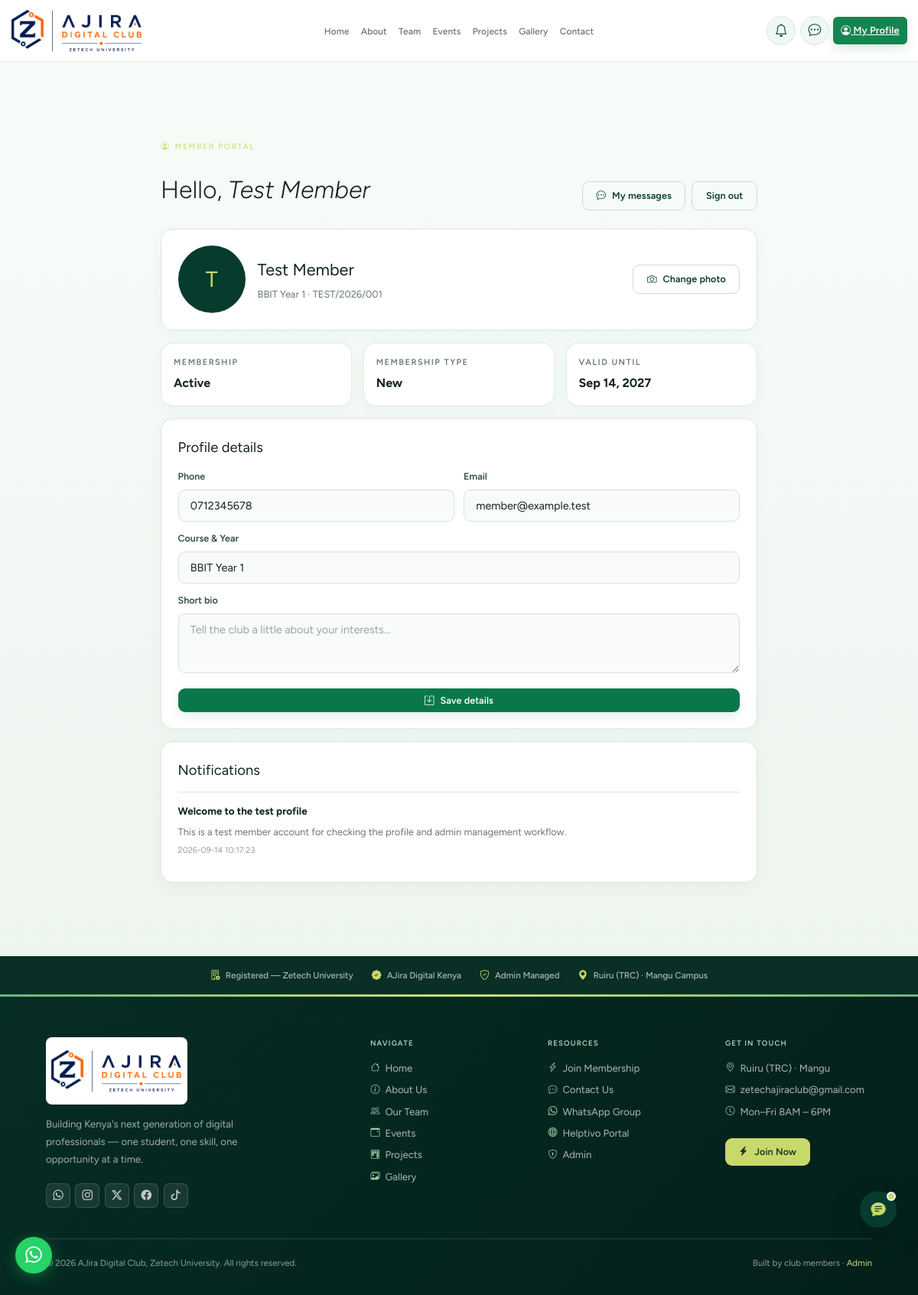
Screenshot of /member_profile.php (signed in) with the database file from the repository.
### tables this page shows
CREATE TABLE IF NOT EXISTS members(id INT UNSIGNED AUTO_INCREMENT PRIMARY KEY,full_name VARCHAR(150) NOT NULL,reg_number VARCHAR(60) NOT NULL,phone VARCHAR(20) NOT NULL,email VARCHAR(150) NOT NULL,password_hash VARCHAR(255) DEFAULT NULL,profile_image VARCHAR(255) DEFAULT NULL,bio VARCHAR(500) DEFAULT NULL,course_year VARCHAR(120) NOT NULL,member_type ENUM('new','renewal') DEFAULT 'new',is_active TINYINT(1) DEFAULT 0,payment_method ENUM('till','paybill','other') DEFAULT 'till',payment_ref VARCHAR(80) DEFAULT NULL,payment_status ENUM('not_submitted','submitted','verified','rejected') NOT NULL DEFAULT 'not_submitted',payment_proof VARCHAR(255) DEFAULT NULL,payment_amount DECIMAL(10,2) DEFAULT NULL,payment_submitted_at DATETIME DEFAULT NULL,reviewed_at DATETIME DEFAULT NULL,registered_at TIMESTAMP DEFAULT CURRENT_TIMESTAMP,activated_at TIMESTAMP NULL DEFAULT NULL,expires_at DATETIME DEFAULT NULL,deactivated_at DATETIME DEFAULT NULL,deactivation_reason VARCHAR(255) DEFAULT NULL,UNIQUE KEY uq_reg(reg_number),INDEX idx_active(is_active),INDEX idx_expiry(expires_at));

CREATE TABLE IF NOT EXISTS member_notifications(id INT UNSIGNED AUTO_INCREMENT PRIMARY KEY,member_id INT UNSIGNED NOT NULL,title VARCHAR(160) NOT NULL,message TEXT NOT NULL,is_read TINYINT(1) NOT NULL DEFAULT 0,created_at TIMESTAMP DEFAULT CURRENT_TIMESTAMP,INDEX idx_member_notifications(member_id,is_read,created_at),CONSTRAINT fk_member_notifications_member FOREIGN KEY(member_id) REFERENCES members(id) ON DELETE CASCADE);

### config/bootstrap.php (called while the page is built, shortened)
<?php
function db():PDO{
  static $p=null; if($p) return $p;
  $dsn=sprintf('mysql:host=%s;port=%s;dbname=%s;charset=utf8mb4',$_ENV['DB_HOST']??'localhost',$_ENV['DB_PORT']??'3306',$_ENV['DB_NAME']??'ajira_v4');
  try{ $p=new PDO($dsn,$_ENV['DB_USER']??'root',$_ENV['DB_PASS']??'',[PDO::ATTR_ERRMODE=>PDO::ERRMODE_EXCEPTION,PDO::ATTR_DEFAULT_FETCH_MODE=>PDO::FETCH_ASSOC,PDO::ATTR_EMULATE_PREPARES=>false]); }
  catch(PDOException $e){ error_log('DB:'.$e->getMessage()); http_response_code(500); die('<p style="font-family:sans-serif;padding:2rem;color:#991B1B">Database connection failed. Check .env file.</p>'); }
  return $p;
}
function e(string $s):string{return htmlspecialchars($s,ENT_QUOTES|ENT_SUBSTITUTE,'UTF-8');}
function isMember():bool{return !empty($_SESSION['member_id']);}

### member_profile.php (the view, shortened to what this page needs)
<?php
require_once __DIR__.'/config/bootstrap.php';
$id=(int)$_SESSION['member_id']; $errors=[]; $notice='';
$s=db()->prepare('SELECT * FROM members WHERE id=? LIMIT 1'); $s->execute([$id]); $member=$s->fetch();
$expired=$member['is_active']&&!empty($member['expires_at'])&&strtotime($member['expires_at'])<time(); $memberStatus=$expired?'Expired':($member['is_active']?'Active':'Pending review');
$ns=db()->prepare('SELECT * FROM member_notifications WHERE member_id=? ORDER BY created_at DESC LIMIT 8'); $ns->execute([$id]); $notifications=$ns->fetchAll();
$pageTitle='My Member Profile'; include '_head.php';
?>
<section class="member-profile-page"><div class="wrap member-profile-wrap" style="max-width:820px">
  <div style="display:flex;justify-content:space-between;align-items:flex-end;gap:1rem;margin-bottom:1.5rem;flex-wrap:wrap"><div><div class="pg-label"><i class="bi bi-person-circle"></i> Member portal</div><h1 style="font-family:var(--font-display);font-weight:300;font-size:2rem;margin:.35rem 0 0">Hello, <em><?=e($member['full_name'])?></em></h1></div><div style="display:flex;gap:.5rem;flex-wrap:wrap"><a class="btn btn-outline btn-sm" href="member_messages.php"><i class="bi bi-chat-dots"></i> My messages</a><a class="btn btn-outline btn-sm" href="member_logout.php">Sign out</a></div></div>
  <div class="card" style="padding:1.35rem;margin-bottom:1rem;display:flex;align-items:center;gap:1rem;flex-wrap:wrap">
    <?php if(!empty($member['profile_image'])): ?><img src="assets/uploads/profile-images/<?=e($member['profile_image'])?>" alt="Profile photo" style="width:88px;height:88px;border-radius:50%;object-fit:cover;border:3px solid var(--warm-grey)"><?php else: ?><div style="width:88px;height:88px;border-radius:50%;background:var(--forest);color:var(--gold);display:flex;align-items:center;justify-content:center;font-family:var(--font-display);font-size:1.8rem"><?=e(strtoupper(substr($member['full_name'],0,1)))?></div><?php endif; ?>
    <div style="flex:1;min-width:210px"><div style="font-family:var(--font-display);font-size:1.35rem;color:var(--ink)"><?=e($member['full_name'])?></div><div style="font-size:.8rem;color:var(--muted);margin-top:.2rem"><?=e($member['course_year'])?> · <?=e($member['reg_number'])?></div></div>
    <form method="POST" enctype="multipart/form-data"><label class="btn btn-outline btn-sm" style="cursor:pointer"><i class="bi bi-camera"></i> Change photo</label></form>
  </div>
  <div style="display:grid;grid-template-columns:repeat(3,1fr);gap:.75rem;margin-bottom:1rem">
    <div class="card" style="padding:1rem"><div class="label">Membership</div><strong style="display:block;margin-top:.3rem;color:var(--ink)"><?=$memberStatus?></strong></div>
    <div class="card" style="padding:1rem"><div class="label">Membership type</div><strong style="display:block;margin-top:.3rem;color:var(--ink)"><?=e(ucfirst($member['member_type']))?></strong></div>
    <div class="card" style="padding:1rem"><div class="label">Valid until</div><strong style="display:block;margin-top:.3rem;color:var(--ink)"><?=!empty($member['expires_at'])?e(date('M j, Y',strtotime($member['expires_at']))):'Admin review'?></strong></div>
  </div>
  <div class="card" style="padding:1.35rem;margin-bottom:1rem"><div style="font-family:var(--font-display);font-size:1.15rem;color:var(--ink);margin-bottom:.8rem">Profile details</div><form method="POST" style="display:grid;grid-template-columns:1fr 1fr;gap:.75rem"><input type="hidden" name="action" value="details"><div><label class="f-label">Phone</label><input class="f-input" name="phone" value="<?=e($member['phone'])?>" required></div><div><label class="f-label">Email</label><input class="f-input" type="email" name="email" value="<?=e($member['email'])?>" required></div><div style="grid-column:1/-1"><label class="f-label">Course & Year</label><input class="f-input" name="course_year" value="<?=e($member['course_year'])?>" required></div><div style="grid-column:1/-1"><label class="f-label">Short bio</label><textarea class="f-input" name="bio" rows="3" maxlength="500" placeholder="Tell the club a little about your interests..."><?=e($member['bio']??'')?></textarea></div><button class="btn btn-forest btn-sm" type="submit" style="grid-column:1/-1"><i class="bi bi-save"></i> Save details</button></form></div>
  <div class="card" style="padding:1.35rem"><div style="font-family:var(--font-display);font-size:1.15rem;color:var(--ink);margin-bottom:.8rem">Notifications</div><?php if(!$notifications): ?><p style="color:var(--muted);font-size:.82rem">No notifications yet.</p><?php else: foreach($notifications as $n): ?><div style="padding:.7rem 0;border-top:1px solid var(--border)"><strong style="font-size:.84rem;color:var(--ink)"><?=e($n['title'])?></strong><div style="font-size:.8rem;color:var(--muted);margin-top:.2rem"><?=e($n['message'])?></div><div style="font-size:.68rem;color:var(--dim);margin-top:.3rem"><?=e($n['created_at'])?></div></div><?php endforeach; endif; ?></div>
</div></section>
<?php include '_footer.php'; ?>

### _head.php (shortened to what this page needs)
<?php
require_once __DIR__.'/config/bootstrap.php';
$pageTitle = $pageTitle ?? 'AJira Digital Club';
$rootPath  = $rootPath  ?? './';
$heroImages = [
  'About Us' => 'photo-1522202176988-66273c2fd55f',
  'Our Team' => 'photo-1517048676732-d65bc937f952',
  'Projects' => 'photo-1498050108023-c5249f4df085',
  'Gallery' => 'photo-1531482615713-2afd69097998',
  'Events' => 'photo-1540575467063-178a50c2df87',
  'Join the Club' => 'photo-1523240795612-9a054b0db644',
  'Contact Us' => 'photo-1497366754035-f200968a6e72',
  'Notifications' => 'photo-1511632765486-a01980e01a18',
];
$heroImage = $heroImages[$pageTitle] ?? '';
$notificationCount=0; $notificationItems=[];
try{
  $notificationWhere=isMember()?"n.audience IN ('public','members')":"n.audience='public'";
  if(isMember()){
    $memberId=(int)$_SESSION['member_id'];
    $count=db()->prepare("SELECT COUNT(*) FROM notifications n WHERE $notificationWhere AND (n.expires_at IS NULL OR n.expires_at>NOW()) AND n.created_at>=DATE_SUB(NOW(),INTERVAL 30 DAY) AND NOT EXISTS (SELECT 1 FROM notification_reads r WHERE r.notification_id=n.id AND r.member_id=?)");
    $count->execute([$memberId]); $notificationCount=(int)$count->fetchColumn();
  }
}catch(Throwable){}
?><!DOCTYPE html>
<html lang="en">
<head>
<link rel="stylesheet" href="https://cdn.jsdelivr.net/npm/bootstrap-icons@1.11.3/font/bootstrap-icons.css">
<link rel="stylesheet" href="<?= $rootPath ?>assets/css/main.css">
</head>
<body<?= $heroImage ? ' style="--page-hero-image:url(https://images.unsplash.com/'.$heroImage.'?auto=format&amp;fit=crop&amp;w=1800&amp;q=85)"' : '' ?>>
<button id="cb-btn" aria-label="Chat with Ajira Bot"><i class="bi bi-chat-text-fill"></i><span class="dot"></span></button>
<a href="https://chat.whatsapp.com/Lu87qER9F2FKC11jTCktrO?s=cl&amp;p=a&amp;mlu=4&amp;ilr=4" target="_blank" rel="noopener noreferrer" class="wa" aria-label="Join WhatsApp group"><i class="bi bi-whatsapp"></i></a>
<nav id="navbar">
  <div class="wrap">
    <div class="nav-inner">
      <a href="<?= $rootPath ?>index.php" class="nav-logo" aria-label="AJira Digital Club home">
        <img class="nav-logo-image" src="<?= $rootPath ?>assets/images/ajira-logo.svg" alt="AJira Digital Club — Zetech University">
      </a>
      <ul class="nav-links">
        <li><a href="<?= $rootPath ?>index.php">Home</a></li>
        <li><a href="<?= $rootPath ?>about.php">About</a></li>
        <li><a href="<?= $rootPath ?>team.php">Team</a></li>
        <li><a href="<?= $rootPath ?>events.php">Events</a></li>
        <li><a href="<?= $rootPath ?>projects.php">Projects</a></li>
        <li><a href="<?= $rootPath ?>gallery.php">Gallery</a></li>
        <li><a href="<?= $rootPath ?>contact.php">Contact</a></li>
      </ul>
      <div class="nav-actions">
        <div class="notification-menu">
          <button type="button" class="header-icon-link notification-toggle" id="notificationToggle" aria-label="View notifications" title="Notifications" aria-controls="notificationDropdown" aria-expanded="false">
            <i class="bi bi-bell"></i><?php if($notificationCount): ?><span class="header-notification-count"><?=$notificationCount>99?'99+':$notificationCount?></span><?php endif; ?>
          </button>
        </div>
        <?php if(isMember()): ?>
        <a href="<?= $rootPath ?>member_messages.php" class="header-icon-link" aria-label="View messages" title="My messages"><i class="bi bi-chat-dots"></i></a>
        <a href="<?= $rootPath ?>member_profile.php" class="btn-nav-cta"><i class="bi bi-person-circle"></i> My Profile</a>
        <?php else: ?>
        <a href="<?= $rootPath ?>join.php" class="btn-nav-cta">Join Now</a>
        <a href="<?= $rootPath ?>member_login.php" class="btn-nav-cta btn-nav-login">Login</a>
        <?php endif; ?>
      </div>
    </div>
  </div>
</nav>

### _footer.php (shortened to what this page needs)
<?php $rootPath = $rootPath ?? './'; ?>
<div class="seal-bar">
  <div class="wrap"><div class="seal-inner">
    <div class="seal-item"><i class="bi bi-building-check"></i> Registered — Zetech University</div>
    <div class="seal-item"><i class="bi bi-patch-check-fill"></i> AJira Digital Kenya</div>
    <div class="seal-item"><i class="bi bi-shield-check"></i> Admin Managed</div>
    <div class="seal-item"><i class="bi bi-geo-alt-fill"></i> Ruiru (TRC) · Mangu Campus</div>
  </div></div>
</div>
<footer>
  <div class="wrap">
    <div class="footer-grid">
      <div>
        <a class="foot-logo" href="<?= $rootPath ?>index.php" aria-label="AJira Digital Club home"><img src="<?= $rootPath ?>assets/images/ajira-logo.svg" alt="AJira Digital Club — Zetech University"></a>
        <p class="foot-desc">Building Kenya's next generation of digital professionals — one student, one skill, one opportunity at a time.</p>
        <div class="foot-socials">
          <a href="https://chat.whatsapp.com/Lu87qER9F2FKC11jTCktrO?s=cl&p=a&mlu=4&ilr=4" target="_blank" rel="noopener noreferrer" class="foot-soc" aria-label="WhatsApp"><i class="bi bi-whatsapp"></i></a>
          <a href="https://www.instagram.com/ajira_digital.club.zetech/" target="_blank" rel="noopener noreferrer" class="foot-soc" aria-label="Instagram"><i class="bi bi-instagram"></i></a>
          <a href="https://x.com/ZetechAjiraclub" target="_blank" rel="noopener noreferrer" class="foot-soc" aria-label="X"><i class="bi bi-twitter-x"></i></a>
          <a href="https://www.facebook.com/profile.php?id=61595630222788" target="_blank" rel="noopener noreferrer" class="foot-soc" aria-label="Facebook"><i class="bi bi-facebook"></i></a>
          <a href="https://www.tiktok.com/@zetechajiraclub?lang=en" target="_blank" rel="noopener noreferrer" class="foot-soc" aria-label="TikTok"><i class="bi bi-tiktok"></i></a>
        </div>
      </div>
      <div>
        <div class="foot-head">Navigate</div>
        <ul class="foot-links">
          <li><a href="<?= $rootPath ?>index.php"><i class="bi bi-house"></i> Home</a></li>
          <li><a href="<?= $rootPath ?>about.php"><i class="bi bi-info-circle"></i> About Us</a></li>
          <li><a href="<?= $rootPath ?>team.php"><i class="bi bi-people"></i> Our Team</a></li>
          <li><a href="<?= $rootPath ?>events.php"><i class="bi bi-calendar-event"></i> Events</a></li>
          <li><a href="<?= $rootPath ?>projects.php"><i class="bi bi-kanban"></i> Projects</a></li>
          <li><a href="<?= $rootPath ?>gallery.php"><i class="bi bi-images"></i> Gallery</a></li>
        </ul>
      </div>
      <div>
        <div class="foot-head">Resources</div>
        <ul class="foot-links">
          <li><a href="<?= $rootPath ?>join.php"><i class="bi bi-lightning-charge"></i> Join Membership</a></li>
          <li><a href="<?= $rootPath ?>contact.php"><i class="bi bi-chat-dots"></i> Contact Us</a></li>
          <li><a href="https://chat.whatsapp.com/Lu87qER9F2FKC11jTCktrO?s=cl&p=a&mlu=4&ilr=4" target="_blank" rel="noopener noreferrer"><i class="bi bi-whatsapp"></i> WhatsApp Group</a></li>
          <li><a href="#"><i class="bi bi-globe"></i> Helptivo Portal</a></li>
          <li><a href="<?= $rootPath ?>admin/login.php"><i class="bi bi-shield-lock"></i> Admin</a></li>
        </ul>
      </div>
      <div>
        <div class="foot-head">Get in Touch</div>
        <ul class="foot-links">
          <li><a href="<?= $rootPath ?>contact.php"><i class="bi bi-geo-alt"></i> Ruiru (TRC) · Mangu</a></li>
          <li><a href="mailto:zetechajiraclub@gmail.com"><i class="bi bi-envelope"></i> zetechajiraclub@gmail.com</a></li>
          <li><a href="<?= $rootPath ?>contact.php"><i class="bi bi-clock"></i> Mon–Fri 8AM – 6PM</a></li>
        </ul>
        <div style="margin-top:1.5rem">
          <a href="<?= $rootPath ?>join.php" class="btn btn-gold btn-sm"><i class="bi bi-lightning-charge-fill"></i> Join Now</a>
        </div>
      </div>
    </div>
    <div class="foot-bottom">
      <span>© <?= date('Y') ?> AJira Digital Club, Zetech University. All rights reserved.</span>
      <span>Built by club members · <a href="<?= $rootPath ?>admin/login.php">Admin</a></span>
    </div>
  </div>
</footer>
</body>
</html>

### rows the page displays
members: full_name "Test Member", full_name "T", course_year "BBIT Year 1", reg_number "TEST/2026/001", memberStatus "Active", member_type "New", expires_at "Sep 14, 2027", phone "0712345678", email "member@example.test"
member_notifications: title "Welcome to the test profile", message "This is a test member account for checking the profile and admin management workflow.", created_at "2026-09-14 10:17:23"
